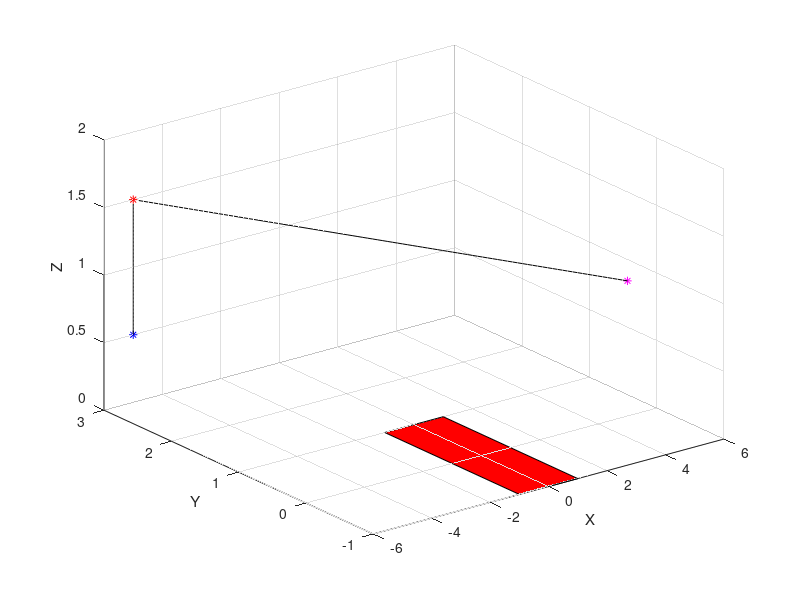

The MATLAB source for this figure: (Note: this script raises an error after producing the figure.)
close all
clear al

offset = 1;
puntoMayor = 3;
% Area de Tabajo 4 Puntos

pointA = [1,1,0];
pointB = [-1,1,0];
pointC = [-1,-1,0];
pointD = [1,-1,0];

x1 = -5
y1 = 3
z1 = .5

x2 = 5
y2 = 0
z2 = 1

if z1 >= offset && z2 >= offset
    a = linspace(x1,x2);
    a1 = linspace(y1,y2);
    a2 = linspace(z1,z2);
    ruta = [a;a1;a2];
    
    figure
    plot3(x1,y1,z1,'*b')
    hold on
    plot3(x2,y2,z2,'*m')
    hold on
elseif z1 >= offset
    x2of = x2
    y2of = y2
    z2of = z2+offset
    a = linspace(x1,x2of);
    a1 = linspace(y1,y2of);
    a2 = linspace(z1,z2of);
    d = linspace(x2of,x2);
    d1 = linspace(y2of,y2);
    d2 = linspace(z2of,z2);
    ruta = [a d;a1 d1;a2 d2];
    
    figure
    plot3(x1,y1,z1,'*b')
    hold on
    plot3(x2,y2,z2,'*m')
    hold on
    plot3(x2of,y2of,z2of,'*r')
    hold on
elseif z2 >= offset
    x1of = x1
    y1of = y1
    z1of = z1+offset
    a = linspace(x1,x1of);
    a1 = linspace(y1,y1of);
    a2 = linspace(z1,z1of);
    d = linspace(x1of,x2);
    d1 = linspace(y1of,y2);
    d2 = linspace(z1of,z2);
    ruta = [a d;a1 d1;a2 d2];
    
    figure
    plot3(x1,y1,z1,'*b')
    hold on
    plot3(x2,y2,z2,'*m')
    hold on
    plot3(x1of,y1of,z1of,'*r')
    hold on
else
    x1of = x1
    y1of = y1
    z1of = z1+offset

    x2of = x2
    y2of = y2
    z2of = z2+offset

    k = midpoint(1,[x1 x2;y1 y2])
    xm=k(1)
    ym=k(2)
    zm=z1+puntoMayor

    a = linspace(x1,x1of);
    a1 = linspace(y1,y1of);
    a2 = linspace(z1,z1of);

    b = linspace(x1of,xm);
    b1 = linspace(y1of,ym);
    b2 = linspace(z1of,zm);

    c = linspace(xm,x2of);
    c1 = linspace(ym,y2of);
    c2 = linspace(zm,z2of);

    d = linspace(x2of,x2);
    d1 = linspace(y2of,y2);
    d2 = linspace(z2of,z2);

    ruta = [a b c d;a1 b1 c1 d1;a2 b2 c2 d2];
    figure
    plot3(x1,y1,z1,'*b')
    hold on
    plot3(x1of,y1of,z1of,'*c')
    hold on
    plot3(xm,ym,zm,'*g')
    hold on
    plot3(x2of,y2of,z2of,'*r')
    hold on
    plot3(x2,y2,z2,'*m')
    hold on
end


plot3(ruta(1,:,:),ruta(2,:,:),ruta(3,:,:),'k')
hold on
points=[pointA; pointB; pointC; pointD;];
fill3(points(:,1),points(:,2),points(:,3),'r')
ylabel('Y')
xlabel('X')
zlabel('Z')
grid on
alpha(0.3)


